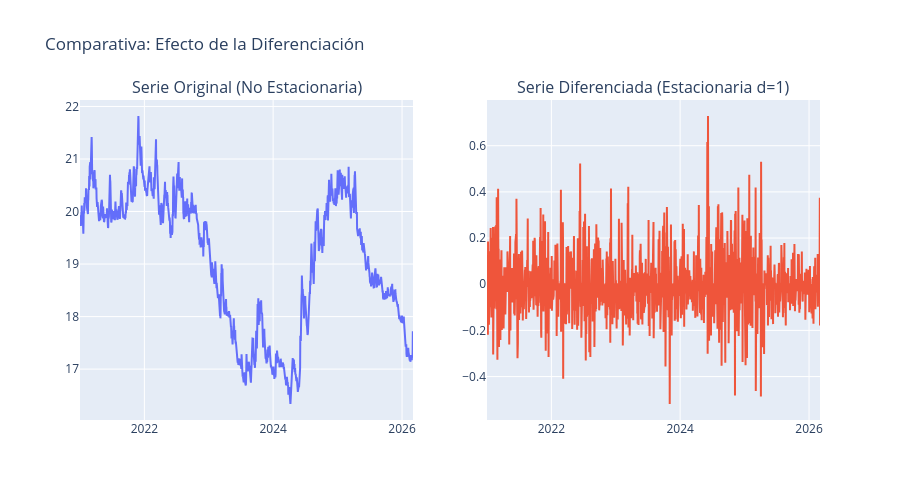

This figure's notebook cell:
### Markdown cell above
## <font color= #003366> &ensp;  **Pruebas de Estacionareidad** </font>
Un supuesto que se tiene al trabajar con modelos **SARIMA** es la estacionariedad, la cuál es la propiedad que mantiene media, varianza y autocovarianza constantes a lo largo del tiempo.

Para validar si una serie de tiempo es estacionaria, se realizan las siguientes pruebas:
- Augmented Dickey-Fuller (ADF)

### Code cell
def check_stationarity(series, title="Serie Original"):
    result = adfuller(series.dropna())
    print(f'ADF Test: {title}')
    print(f'Estadístico ADF: {result[0]:.4f}')
    print(f'p-value: {result[1]:.4f}')
    is_stationary = result[1] < 0.05
    print(f"¿Es estacionaria? {'SÍ' if is_stationary else 'NO'}\n")
    return is_stationary

# 1. Revisamos la serie original
check_stationarity(df['tipo_cambio'], "Tipo de Cambio Original")

# 2. Aplicamos Primera Diferencia (d=1)
df['diff_1'] = df['tipo_cambio'].diff()

# 3. Revisamos la serie diferenciada
check_stationarity(df['diff_1'], "Primera Diferencia (d=1)")

# Creamos una figura con 2 columnas (Subplots)
fig = make_subplots(
    rows=1, cols=2,
    subplot_titles=("Serie Original (No Estacionaria)", "Serie Diferenciada (Estacionaria d=1)")
)

# Gráfico 1: Serie Original
fig.add_trace(
    go.Scatter(x=df['tipo_cambio'].index, y=df['tipo_cambio'], name='Original'),
    row=1, col=1
)

# Gráfico 2: Serie Diferenciada
fig.add_trace(
    go.Scatter(x=df['diff_1'].index, y=df['diff_1'], name='Diferenciada'),
    row=1, col=2
)

# Ajustes de diseño
fig.update_layout(
    title_text="Comparativa: Efecto de la Diferenciación",
    showlegend=False, # Ocultamos leyenda
    height=500
)

fig.show()

### Figure 1 — Plotly figure (JSON) as saved in the notebook; plotly's stock layout.template omitted (floating-point values rounded to 4 significant figures; data arrays with more than 128 entries replaced by an {"elided": "..."} marker saying what was removed)
{"data": [{"name": "Original", "type": "scatter", "x": {"elided": "1889 str values"}, "xaxis": "x", "y": {"elided": "1889 float values"}, "yaxis": "y"}, {"name": "Diferenciada", "type": "scatter", "x": {"elided": "1889 str values"}, "xaxis": "x2", "y": {"elided": "1889 float values"}, "yaxis": "y2"}], "layout": {"annotations": [{"font": {"size": 16}, "showarrow": false, "text": "Serie Original (No Estacionaria)", "x": 0.225, "xanchor": "center", "xref": "paper", "y": 1, "yanchor": "bottom", "yref": "paper"}, {"font": {"size": 16}, "showarrow": false, "text": "Serie Diferenciada (Estacionaria d=1)", "x": 0.775, "xanchor": "center", "xref": "paper", "y": 1, "yanchor": "bottom", "yref": "paper"}], "height": 500, "showlegend": false, "title": {"text": "Comparativa: Efecto de la Diferenciación"}, "xaxis": {"anchor": "y", "domain": [0, 0.45]}, "xaxis2": {"anchor": "y2", "domain": [0.55, 1]}, "yaxis": {"anchor": "x", "domain": [0, 1]}, "yaxis2": {"anchor": "x2", "domain": [0, 1]}}}
